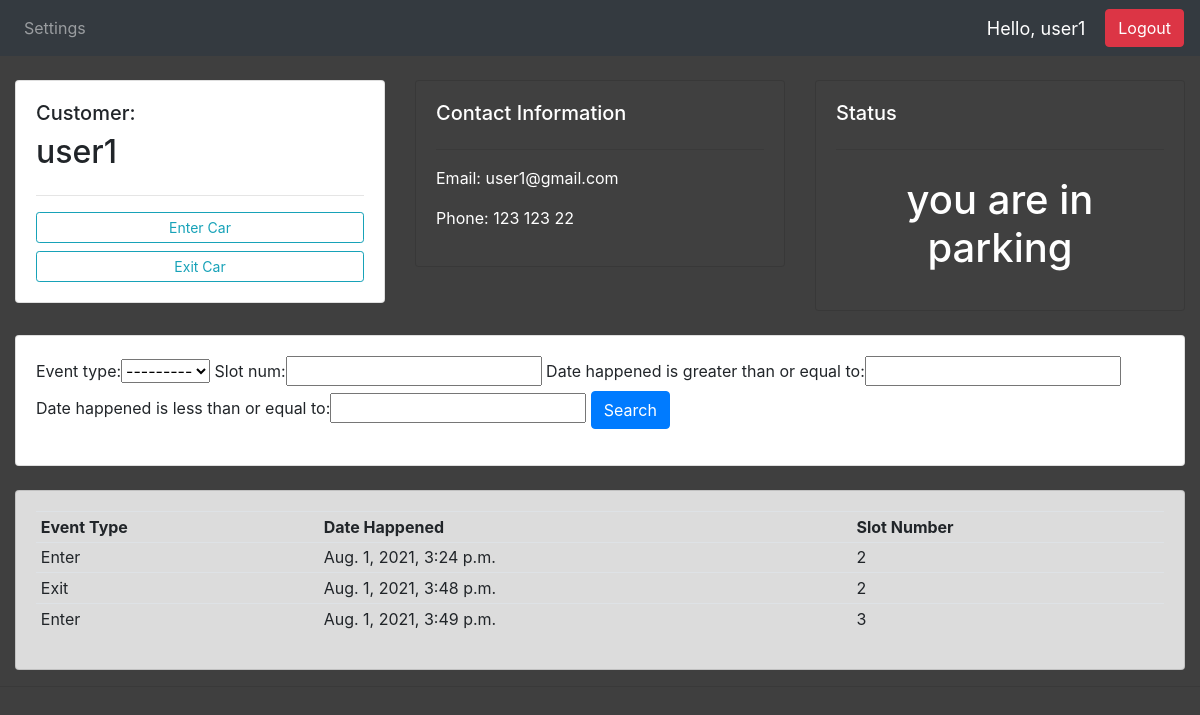
The app's page /customer/13/ (signed in), older data.
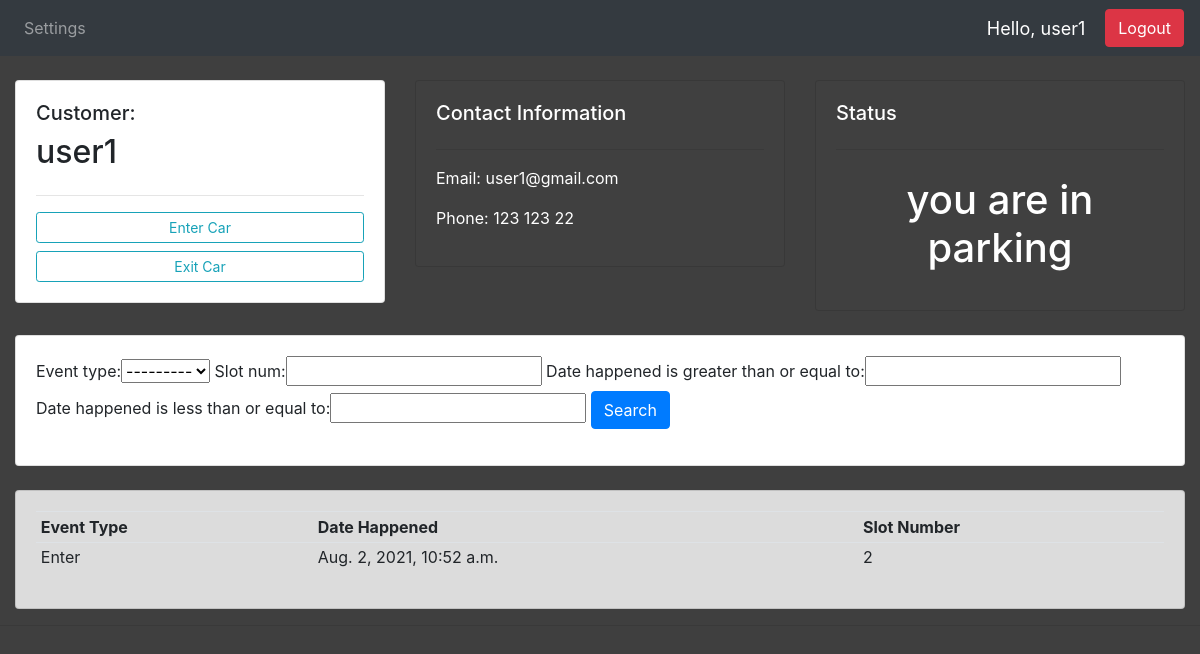
The same page, newer data.
### accounts/models.py (models this page shows, shortened)
class Slot(models.Model):
	events = (
			('Enter', 'Enter'),
			('Exit', 'Exit'),
			)
	customer = models.ForeignKey(Customer, null=True, on_delete=models.SET_NULL)
	event_type = models.CharField(max_length=200, null=True, choices= events)
	date_happened = models.DateTimeField(auto_now_add=True, null=True)
	slot_num = models.IntegerField(null=True)

### accounts/decorators.py (the view)
		def wrapper_func(request, *args, **kwargs):
			group = None
			if request.user.groups.exists():
				group = request.user.groups.all()[0].name
			if group in allowed_roles:
				return view_func(request, *args, **kwargs)
			else:
				return HttpResponse('You are not authorized to view this page')

### accounts/views.py (called while the page is built)
@login_required(login_url='login')
@allowed_users(allowed_roles=['admin', 'customer'])
def customer(request, pk_test):
    customer = Customer.objects.get(id= pk_test)
    customer_activities = customer.slot_set.all()
    myFilter = SLotFilter(request.GET, queryset=customer_activities)
    customer_activities = myFilter.qs
    enters = customer_activities.filter(event_type='Enter').count()
    exits = customer_activities.filter(event_type='Exit').count()
    if enters - exits == 1:
        status = 'you are in parking'
    else:
        status = 'you are outside'
    activity_count = customer_activities.count()
    context = {'customer': customer,
               'customer_activities': customer_activities,
               'activity_count': activity_count,
               'status': status,
               'myFilter': myFilter}
    return render(request, 'accounts/customer.html', context)

### accounts/templates/accounts/customer.html
{%  extends 'accounts/main.html' %}
{% load static %}
{% block content %}
<br>
<div class="row">
	<div class="col-md">
		<div class="card card-body">
			<h5>Customer:</h5>
			<h2>{{customer.name}}</h2>
			<hr>
			<a class="btn btn-outline-info  btn-sm btn-block" href="{% url 'create_event' customer.id %}">Enter Car</a>
			<a class="btn btn-outline-info  btn-sm btn-block" href="{% url 'create_event_exit' customer.id %}">Exit Car</a>
		</div>
	</div>
	<div class="col-md">
		<div class="card card-body" style="background-color:#404040;color:white">
			<h5>Contact Information</h5>
			<hr>
			<p>Email:  {{customer.email}} </p>
			<p>Phone:  {{customer.phone}}</p>
		</div>
	</div>
	<div class="col-md">
		<div class="card card-body"  style="background-color:#404040;color: white;">
			<h5>Status</h5>
			<hr>
			<h1 style="text-align: center;padding: 10px">{{status}}</h1>
		</div>
	</div>
</div>
<br>
<div class="row">
	<div class="col">
		<div class="card card-body">
			<form method="get">
				{{myFilter.form}}
		    <button class="btn btn-primary" type="submit">Search</button>
		  </form>
		</div>
	</div>
</div>
<br>
<div class="row">
	<div class="col-md">
		<div class="card card-body" style="background-color: #DCDCDC">
			<table class="table table-sm">
				<tr>
					<th>Event Type</th>
					<th>Date Happened</th>
					<th>Slot Number</th>
				</tr>
				{% for activity in customer_activities %}
				<tr>
					<td>{{activity.event_type}}</td>
					<td>{{activity.date_happened}}</td>
					<td>{{activity.slot_num}}</td>
				</tr>
				{% endfor %}
			</table>
		</div>
	</div>
</div>
{% endblock %}

Row changes from the older to the newer data that the page shows:
removed Slot: event_type "Enter", date_happened "Aug. 1, 2021, 3:24 p.m.", slot_num "2"
removed Slot: event_type "Exit", date_happened "Aug. 1, 2021, 3:48 p.m.", slot_num "2"
removed Slot: event_type "Enter", date_happened "Aug. 1, 2021, 3:49 p.m.", slot_num "3"
added Slot: event_type "Enter", date_happened "Aug. 2, 2021, 10:52 a.m.", slot_num "2"
